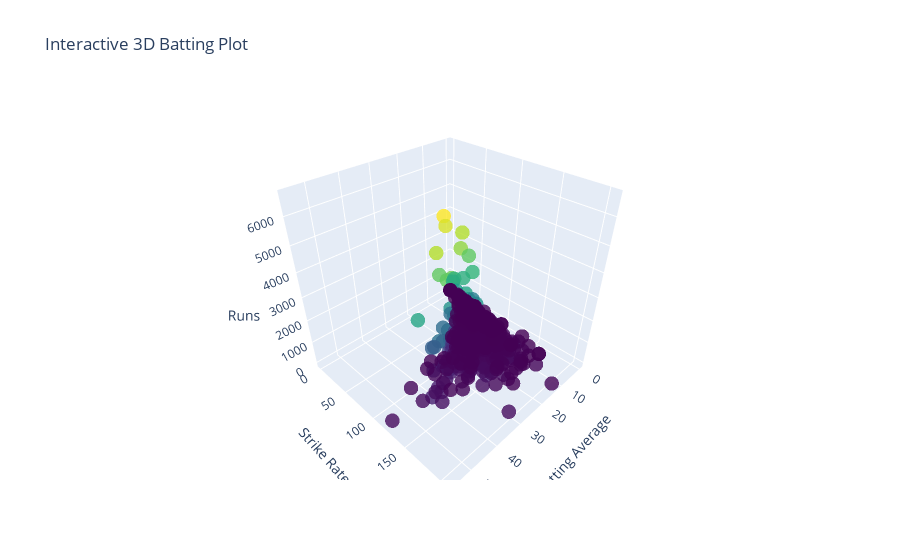

Notebook cell for this chart:
### Code cell
import plotly.graph_objects as go

# Create a 3D scatter plot using Plotly
fig = go.Figure(data=[go.Scatter3d(
    x=bat['avg'],
    y=bat['strike_rate'],
    z=bat['runs'],
    mode='markers',
    marker=dict(size=5, color=bat['runs'], colorscale='Viridis', opacity=0.8)
)])

# Add axis titles
fig.update_layout(scene=dict(
                    xaxis_title='Batting Average',
                    yaxis_title='Strike Rate',
                    zaxis_title='Runs'),
                    title="Interactive 3D Batting Plot")

# Show interactive plot
fig.show()

### Figure 1 — Plotly figure (JSON) as saved in the notebook; plotly's stock layout.template omitted (floating-point values rounded to 4 significant figures; data arrays with more than 128 entries replaced by an {"elided": "..."} marker saying what was removed)
{"data": [{"marker": {"color": {"elided": "605 int values"}, "colorscale": [[0, "#440154"], [0.1111, "#482878"], [0.2222, "#3e4989"], [0.3333, "#31688e"], [0.4444, "#26828e"], [0.5556, "#1f9e89"], [0.6667, "#35b779"], [0.7778, "#6ece58"], [0.8889, "#b5de2b"], [1, "#fde725"]], "opacity": 0.8, "size": 5}, "mode": "markers", "type": "scatter3d", "x": {"elided": "605 float values"}, "y": {"elided": "605 float values"}, "z": {"elided": "605 int values"}}], "layout": {"scene": {"xaxis": {"title": {"text": "Batting Average"}}, "yaxis": {"title": {"text": "Strike Rate"}}, "zaxis": {"title": {"text": "Runs"}}}, "title": {"text": "Interactive 3D Batting Plot"}}}
